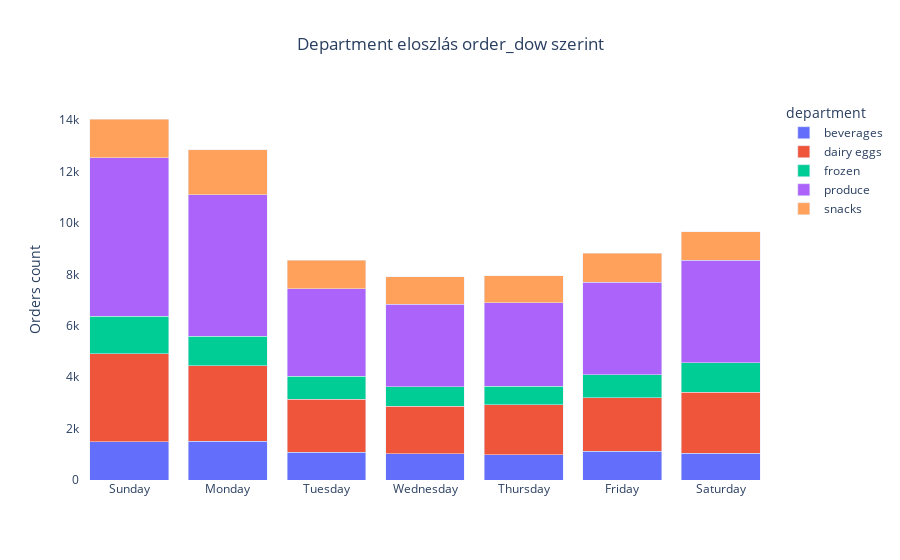

This figure's notebook cell:
### Code cell
import plotly.express as px

day_name = ["Sunday","Monday","Tuesday","Wednesday","Thursday","Friday","Saturday"]

fig_order_dow_department = px.bar(df_order_dow_department_pivot, 
                                x=df_order_dow_department_pivot.index, 
                                y=df_order_dow_department_pivot.columns, 
                                title='Department eloszlás order_dow szerint')
fig_order_dow_department.update_layout(
    barmode='stack',
    xaxis_title='',
    yaxis_title='Orders count',
    title_x=0.5,
    plot_bgcolor='white'
)
fig_order_dow_department.update_xaxes(
    tickmode='array',
    tickvals=list(range(len(day_name))),
    ticktext=day_name
)
fig_order_dow_department.show()

### Figure 1 — Plotly figure (JSON) as saved in the notebook; plotly's stock layout.template omitted (floating-point values rounded to 4 significant figures)
{"data": [{"hovertemplate": "department=beverages<br>order_dow=%{x}<br>value=%{y}<extra></extra>", "legendgroup": "beverages", "marker": {"color": "#636efa", "pattern": {"shape": ""}}, "name": "beverages", "orientation": "v", "showlegend": true, "textposition": "auto", "type": "bar", "x": [0, 1, 2, 3, 4, 5, 6], "xaxis": "x", "y": [1489, 1505, 1071, 1013, 984, 1121, 1037], "yaxis": "y"}, {"hovertemplate": "department=dairy eggs<br>order_dow=%{x}<br>value=%{y}<extra></extra>", "legendgroup": "dairy eggs", "marker": {"color": "#EF553B", "pattern": {"shape": ""}}, "name": "dairy eggs", "orientation": "v", "showlegend": true, "textposition": "auto", "type": "bar", "x": [0, 1, 2, 3, 4, 5, 6], "xaxis": "x", "y": [3422, 2945, 2072, 1852, 1937, 2085, 2369], "yaxis": "y"}, {"hovertemplate": "department=frozen<br>order_dow=%{x}<br>value=%{y}<extra></extra>", "legendgroup": "frozen", "marker": {"color": "#00cc96", "pattern": {"shape": ""}}, "name": "frozen", "orientation": "v", "showlegend": true, "textposition": "auto", "type": "bar", "x": [0, 1, 2, 3, 4, 5, 6], "xaxis": "x", "y": [1464, 1142, 887, 756, 731, 885, 1156], "yaxis": "y"}, {"hovertemplate": "department=produce<br>order_dow=%{x}<br>value=%{y}<extra></extra>", "legendgroup": "produce", "marker": {"color": "#ab63fa", "pattern": {"shape": ""}}, "name": "produce", "orientation": "v", "showlegend": true, "textposition": "auto", "type": "bar", "x": [0, 1, 2, 3, 4, 5, 6], "xaxis": "x", "y": [6163, 5505, 3411, 3221, 3244, 3603, 3997], "yaxis": "y"}, {"hovertemplate": "department=snacks<br>order_dow=%{x}<br>value=%{y}<extra></extra>", "legendgroup": "snacks", "marker": {"color": "#FFA15A", "pattern": {"shape": ""}}, "name": "snacks", "orientation": "v", "showlegend": true, "textposition": "auto", "type": "bar", "x": [0, 1, 2, 3, 4, 5, 6], "xaxis": "x", "y": [1509, 1761, 1106, 1062, 1059, 1134, 1101], "yaxis": "y"}], "layout": {"barmode": "stack", "legend": {"title": {"text": "department"}, "tracegroupgap": 0}, "plot_bgcolor": "white", "title": {"text": "Department eloszlás order_dow szerint", "x": 0.5}, "xaxis": {"anchor": "y", "domain": [0, 1], "tickmode": "array", "ticktext": ["Sunday", "Monday", "Tuesday", "Wednesday", "Thursday", "Friday", "Saturday"], "tickvals": [0, 1, 2, 3, 4, 5, 6], "title": {"text": ""}}, "yaxis": {"anchor": "x", "domain": [0, 1], "title": {"text": "Orders count"}}}}
